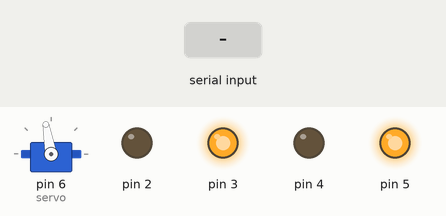
Simulated run of this sketch. Board: Arduino Uno, built with avr-gcc and run on an emulated ATmega328P. Shown: servo, output pins drawn as LEDs (lit = HIGH). Inputs (shaded band) come from the test bench. Random numbers use the default seed unless the sketch sets one; what the sketch prints to the serial monitor is not drawn.

Above: at 2.2 s.
2.3 s: "w" received over Serial
At 4.8 s:
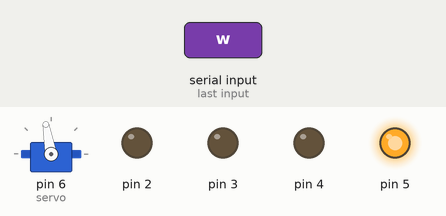
At 17.5 s:
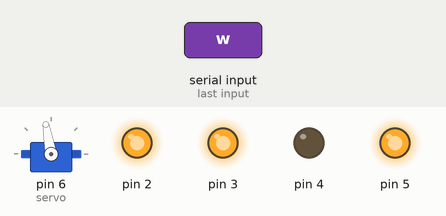
Timing chart, 0 to 17.8 s (numbered marks = the images above; inputs shaded):
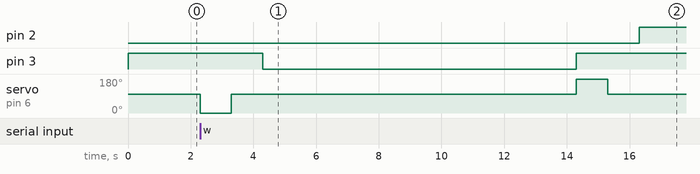

The sketch:

Shuffler.ino
```cpp
#include <Servo.h>

Servo servo;
long randNumber;
int resolution = 100; // Resolucion en ms

// Baja la ventosa para coger la carga
void pen_down(){
  servo.write(0);
  delay(1000);
  Serial.print("bajo");
}

// Sube la ventosa para soltar la carta
void pen_up(){
  servo.write(180);
  delay(1000);
  Serial.print("suelta");
}

// Pone la ventosa en posicion inicial
void pen_stop(){
  servo.write(100);
  delay(1000);
  Serial.print("normal");
}

// Para todos lo motores
void stop_motors(){
  digitalWrite(2,LOW);
  digitalWrite(3,HIGH);
  digitalWrite(4,LOW);
  digitalWrite(5,HIGH);
}

// Funcion encargada de ir a la posicion para soltar la carta
void move_up(int ms){
  digitalWrite(3,LOW);
  delay(ms);
  stop_motors();
}

// Funcion encargada de regresar a la posicion inicial
void move_down(int ms){
  digitalWrite(2,HIGH);
  delay(ms);
  stop_motors();
}

void setup() {
  pinMode(2,OUTPUT);
  pinMode(3,OUTPUT);
  pinMode(4,OUTPUT);
  pinMode(5,OUTPUT);
  servo.attach(6);
  Serial.begin(9600);
  stop_motors();// Apaga los motores
  pen_stop();// Pone la ventosa en posicion inicial
}

void loop() {
  if (Serial.available() > 0) {
    int incomingByte = Serial.read();
    switch (incomingByte) {
      case 119: // w
        randNumber=random(2); // Elige un numero random, 1 o 0
        if(randNumber == 1){// se mueve a la primera posicion
          pen_down();// Coge la carta
          pen_stop();
          move_up(100*resolution);// Se mueve a la posicion
          pen_up();// Suelta la carta
          pen_stop();
          move_down(100*resolution);// Regresa a la posicion inicial
        }else{// se mueve a la segunda posicion
          pen_down();// Coge la carta
          pen_stop();
          move_up(200*resolution);// Se mueve a la posicion
          pen_up();// Suelta la carta
          pen_stop();
          move_down(200*resolution);// Regresa a la posicion inicial
        }
        break;
      case 97:
          pen_up();// a
          Serial.print("up");// Suelta la carta
        break;
      case 115:// s
          pen_stop();
          Serial.print("stop");
        break;
      case 100:
          pen_down();// d
          Serial.print("down");// Coge la carta
        break;
      default:
        // No hace nada
        break;
    }
  }
}
```

Measured:
- after the input at 2.3 s, pin 2: LOW → HIGH after 14.0 s; pin 3: HIGH → LOW after 2.0 s, → HIGH 10.0 s later; servo on pin 6 (servo): 100° → 0° at once, → 100° 1.0 s later, → 180° 11.0 s later, → 100° 1.0 s later
